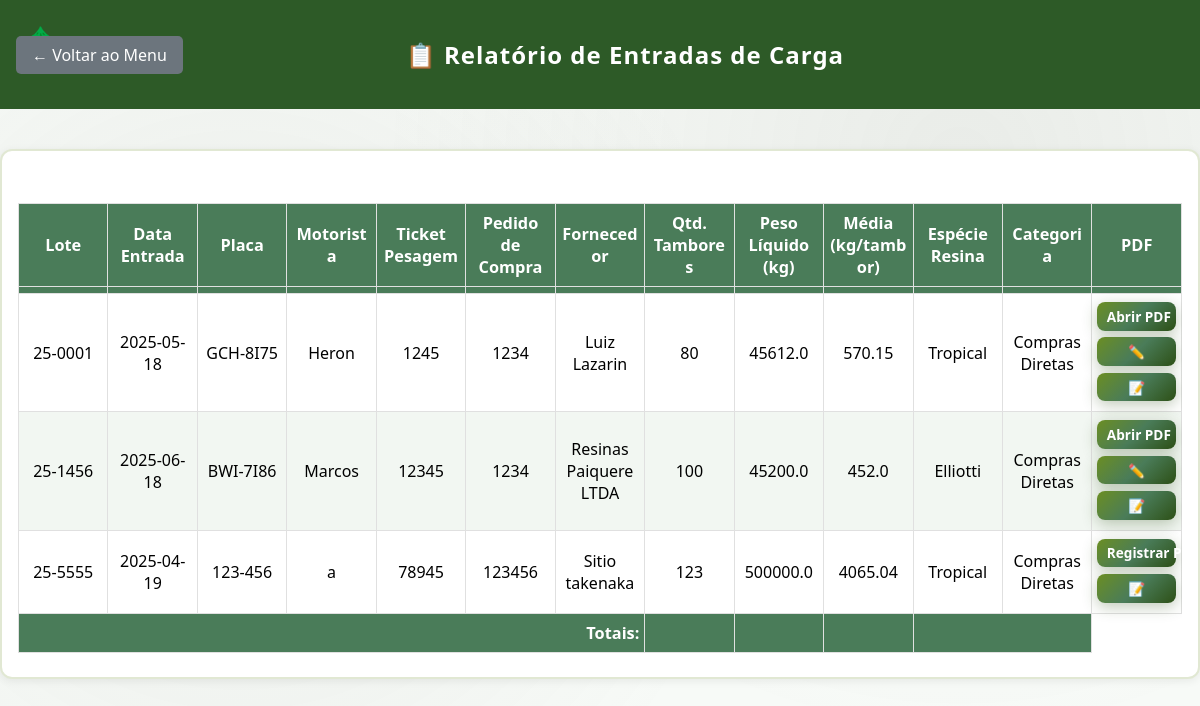
/relatorio-entradas (signed in), run on an earlier commit of the app's database.
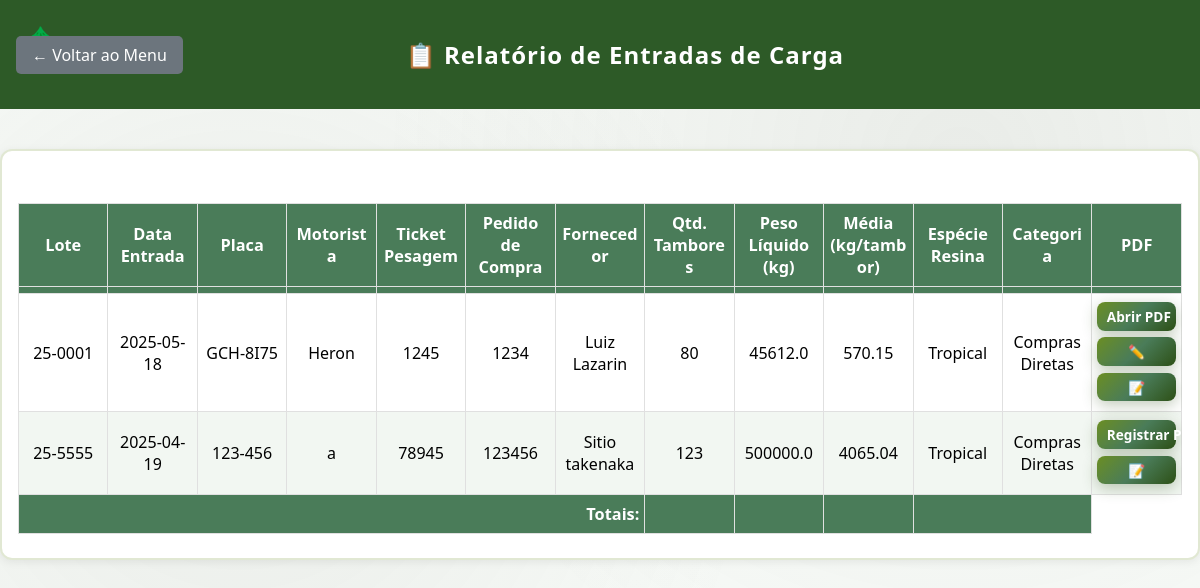
And on a later commit of the database.
### tables this page shows
CREATE TABLE entradas_carga (id INTEGER PRIMARY KEY AUTOINCREMENT, fornecedor TEXT, data_entrada TEXT, motorista TEXT, placa TEXT, quantidade_tambores INTEGER, pedido_compra TEXT, categoria TEXT, especie_resina TEXT, lote TEXT UNIQUE, ticket_pesagem TEXT UNIQUE, peso_liquido REAL, data_registro TEXT, usuario_registro TEXT);

### app.py (the view)
@app.route('/relatorio-entradas')
def relatorio_entradas():
    if 'logged_in' not in session or not session['logged_in']:
        return redirect(url_for('login'))
    entradas = listar_entradas()
    conn = sqlite3.connect(DB_PATH)
    cursor = conn.cursor()
    cursor.execute('SELECT lote, arquivo_pdf FROM processos_lote')
    pdfs_lotes = cursor.fetchall()
    conn.close()
    lotes_pdfs = {}
    for lote, pdf in pdfs_lotes:
        lotes_pdfs[lote] = pdf  # Garante que o último PDF vinculado ao lote seja exibido
    return render_template('relatorio_entradas.html', entradas=entradas, lotes_pdfs=lotes_pdfs)

### app.py (called while the page is built)
def listar_entradas():
    conn = sqlite3.connect(DB_PATH)
    cursor = conn.cursor()
    cursor.execute('SELECT * FROM entradas_carga ORDER BY lote ASC')
    colunas = [desc[0] for desc in cursor.description]
    entradas = [dict(zip(colunas, row)) for row in cursor.fetchall()]
    conn.close()
    return entradas

### templates/relatorio_entradas.html (shortened to what this page needs)
<!DOCTYPE html>
<html lang="pt-BR">
<head>
    <link rel="stylesheet" href="{{ url_for('static', filename='css/style.css') }}">
    <link rel="stylesheet" href="https://cdn.datatables.net/1.13.7/css/jquery.dataTables.min.css">
    <link rel="stylesheet" href="https://cdn.jsdelivr.net/npm/yadcf@0.9.4/jquery.dataTables.yadcf.css">
</head>
<body class="relatorio-body">
    <div class="header">
        <a href="{{ url_for('menu') }}" class="back-btn">← Voltar ao Menu</a>
        <div class="header-title">📋 Relatório de Entradas de Carga</div>
    </div>
    <div class="container">
        {% if entradas %}
        <div class="table-responsive">
            <table id="tabela-entradas">
                <thead>
                    <tr>
                        <th>Lote</th>
                        <th>Data Entrada</th>
                        <th>Placa</th>
                        <th>Motorista</th>
                        <th>Ticket Pesagem</th>
                        <th>Pedido de Compra</th>
                        <th>Fornecedor</th>
                        <th>Qtd. Tambores</th>
                        <th>Peso Líquido (kg)</th>
                        <th>Média (kg/tambor)</th>
                        <th>Espécie Resina</th>
                        <th>Categoria</th>
                        <th>PDF</th>
                    </tr>
                    <tr class="filters">
                        <th></th>
                        <th></th>
                        <th></th>
                        <th></th>
                        <th></th>
                        <th></th>
                        <th></th>
                        <th></th>
                        <th></th>
                        <th></th>
                        <th></th>
                        <th></th>
                        <th></th>
                    </tr>
                </thead>
                <tbody>
                    {% for entrada in entradas %}
                    <tr>
                        <td>{{ entrada.lote }}</td>
                        <td>{{ entrada.data_entrada }}</td>
                        <td>{{ entrada.placa }}</td>
                        <td>{{ entrada.motorista }}</td>
                        <td>{{ entrada.ticket_pesagem }}</td>
                        <td>{{ entrada.pedido_compra or '-' }}</td>
                        <td>{{ entrada.fornecedor }}</td>
                        <td>{{ entrada.quantidade_tambores }}</td>
                        <td>{{ entrada.peso_liquido }}</td>
                        <td>{% if entrada.quantidade_tambores and entrada.peso_liquido %}{{ (entrada.peso_liquido /
                            entrada.quantidade_tambores)|round(2) }}{% else %}-{% endif %}</td>
                        <td>{{ entrada.especie_resina }}</td>
                        <td>{{ entrada.categoria or '-' }}</td>
                        <td>
                            {% if entrada.lote in lotes_pdfs %}
                            <div class="pdf-actions">
                                <a href="{{ url_for('static', filename='processos_pdfs/' + lotes_pdfs[entrada.lote]) }}" class="btn"
                                    target="_blank">Abrir PDF</a>
                                <a href="{{ url_for('registrar_processo', lote=entrada.lote) }}" class="btn"
                                    title="Editar PDF">✏️</a>
                                <a href="{{ url_for('editar_entrada', id=entrada.id) }}" class="btn"
                                    title="Editar Entrada">📝</a>
                            </div>
                            {% else %}
                            <div class="pdf-actions">
                                <a href="{{ url_for('registrar_processo', lote=entrada.lote) }}" class="btn">Registrar Processo</a>
                                <a href="{{ url_for('editar_entrada', id=entrada.id) }}" class="btn"
                                    title="Editar Entrada">📝</a>
                            </div>
                            {% endif %}
                        </td>
                    </tr>
                    {% endfor %}
                </tbody>
                <tfoot>
                    <tr>
                        <th colspan="7" style="text-align:right">Totais:</th>
                        <th id="soma-tambores"></th>
                        <th id="soma-peso"></th>
                        <th id="media-peso-tambor"></th>
                        <th colspan="2"></th>
                    </tr>
                </tfoot>
            </table>
        </div>
        {% else %}
        <p style="text-align:center; color:#888;">Nenhuma entrada de carga registrada.</p>
        {% endif %}
    </div>
</body>
</html>

### static/css/style.css (style rules this page uses)
* { margin: 0; padding: 0; box-sizing: border-box; }
body { font-family: 'Segoe UI', Tahoma, Geneva, Verdana, sans-serif; background: linear-gradient(135deg, #2d5016 0%, #4a7c59 50%, #6b8e23 100%); background-attachment: fixed; min-height: 100vh; display: flex; align-items: center; justify-content: center; }
body::before { content: ''; position: fixed; top: 0; left: 0; width: 100%; height: 100%; background-image: radial-gradient(circle at 20% 50%, rgba(120, 119, 108, 0.1) 0%, transparent 50%), radial-gradient(circle at 80% 20%, rgba(120, 119, 108, 0.1) 0%, transparent 50%); pointer-events: none; z-index: -1; }
.container { background: rgba(255, 255, 255, 0.95); backdrop-filter: blur(10px); padding: 2.5rem; border-radius: 15px; box-shadow: 0 20px 40px rgba(45, 80, 22, 0.3); width: 100%; max-width: 420px; border: 2px solid rgba(107, 142, 35, 0.2); }
.header { text-align: center; margin-bottom: 2.5rem; }
.header::before { content: '🌲'; font-size: 2.5rem; display: block; margin-bottom: 1rem; }
.btn { display: inline-block; padding: 1rem 2rem; background: linear-gradient(135deg, #6b8e23 0%, #4a7c59 50%, #2d5016 100%); color: white; text-decoration: none; border: none; border-radius: 8px; cursor: pointer; font-size: 1rem; font-weight: 600; transition: all 0.3s ease; width: 100%; text-align: center; box-shadow: 0 4px 15px rgba(45, 80, 22, 0.3); }
.filters th { padding: 0.2rem; text-align: center; vertical-align: middle; }

### templates/relatorio_entradas.html (style rules this page uses)
body.relatorio-body { display: block !important; background: #f7faf7; min-height: 100vh; }
.header { background: #2d5a27; padding: 1.2rem 1rem; display: flex; align-items: center; justify-content: center; color: white; position: relative; }
.header-title { flex: 1; text-align: center; font-size: 1.5rem; font-weight: bold; letter-spacing: 1px; }
.back-btn { position: absolute; left: 1rem; top: 50%; transform: translateY(-50%); background: #6c757d; color: white; padding: 0.5rem 1rem; text-decoration: none; border-radius: 5px; font-size: 1rem; }
.container { max-width: 1800px !important; margin: 2.5rem auto 0 auto; padding: 1.5rem 1rem; background: white; border-radius: 12px; box-shadow: 0 2px 8px rgba(0, 0, 0, 0.07); }
.table-responsive { overflow-x: auto; width: 100%; }
table { width: 100%; border-collapse: collapse; margin-top: 0.5rem; font-size: 1rem; max-width: 100%; table-layout: fixed; }
th, td { border: 1px solid #e0e0e0; padding: 0.5rem 0.3rem; text-align: center; vertical-align: middle; white-space: normal; word-wrap: break-word; min-width: 120px; }
th { background: #4a7c59; color: #fff; font-size: 1.02rem; font-weight: 600; }
tr:nth-child(even) { background: #f2f7f2; }
.pdf-actions { display: flex; flex-wrap: wrap; gap: 0.3rem; justify-content: center; align-items: center; }
.pdf-actions .btn { min-width: 60px; font-size: 0.85rem; padding: 0.3rem 0.6rem; margin-bottom: 2px; white-space: nowrap; }

What changed in the data, as far as the page shows it:
removed entradas_carga: lote "25-1456", data_entrada "2025-06-18", placa "BWI-7I86", motorista "Marcos", ticket_pesagem "12345", pedido_compra "1234", fornecedor "Resinas Paiquere LTDA", quantidade_tambores "100", peso_liquido "45200.0", peso_liquido+quantidade_tambores "452.0", especie_resina "Elliotti", categoria "Compras Diretas"
